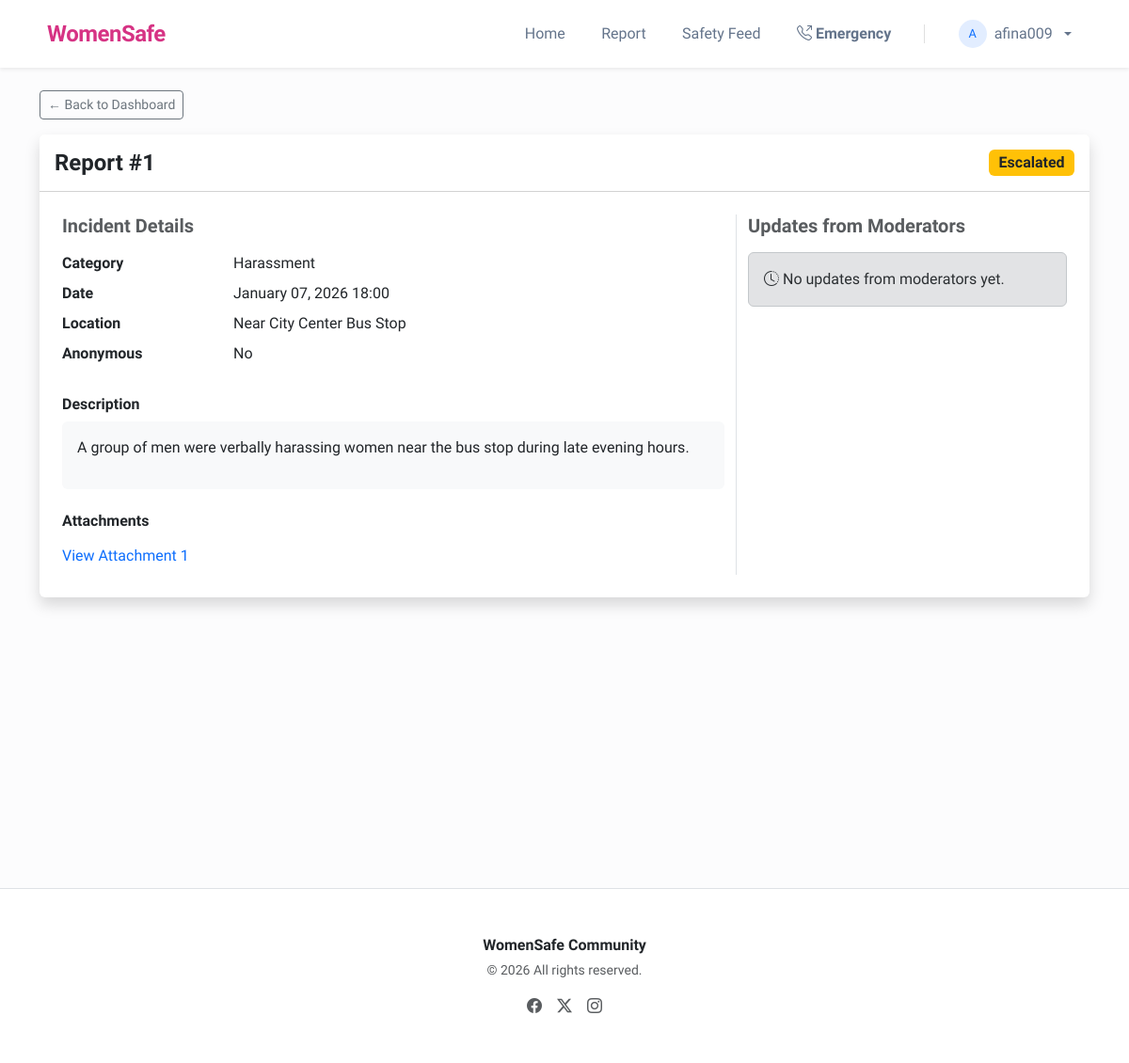
Before: /reports/report/1/ (signed in) with the older database file.
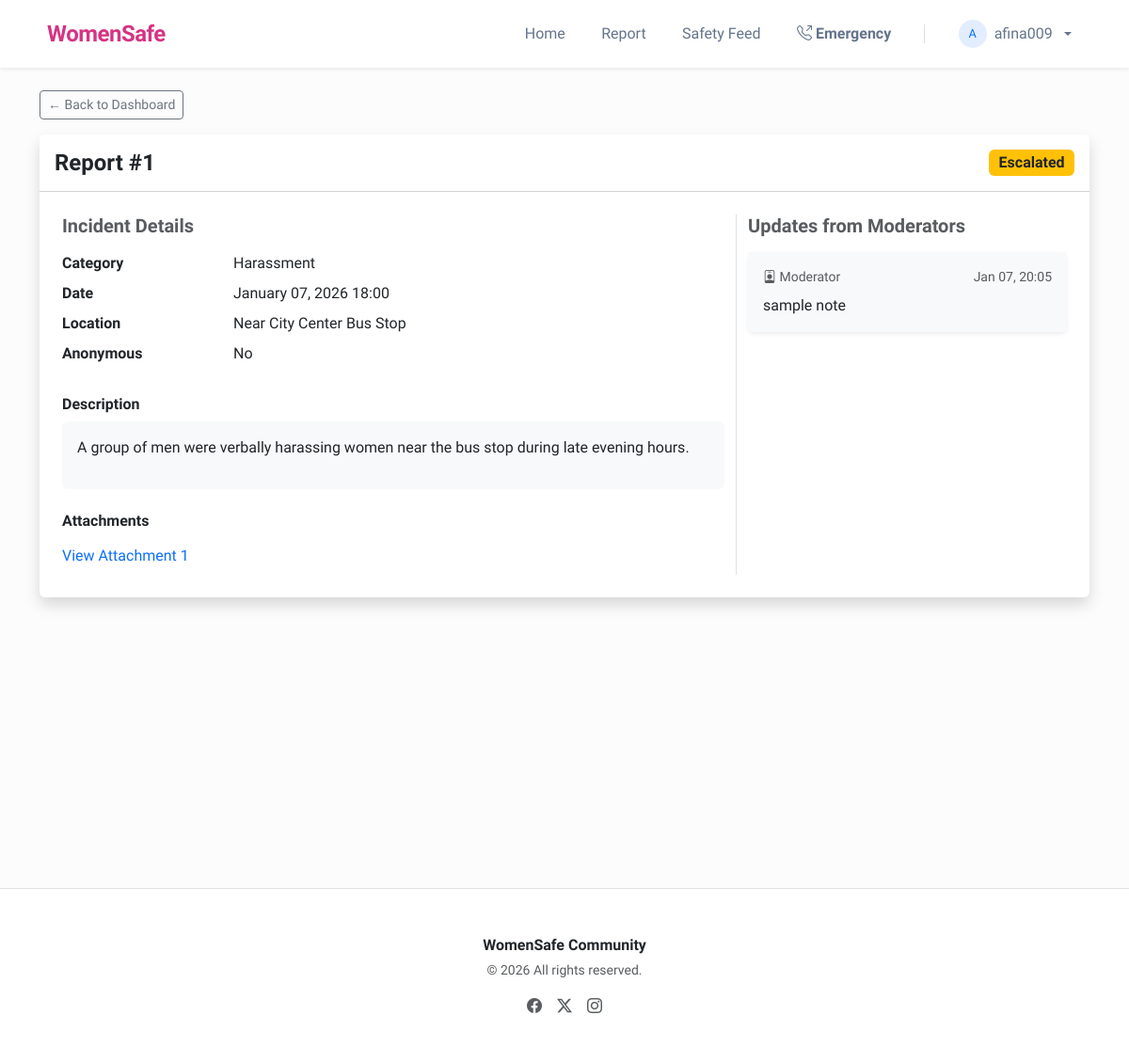
After: the same page with the newer database file.
### reports/models.py (models this page shows, shortened)
class ReportAttachment(models.Model):
    report = models.ForeignKey(Report, on_delete=models.CASCADE, related_name='attachments')
    file = models.FileField(upload_to='report_attachments/')
    uploaded_at = models.DateTimeField(auto_now_add=True)

class ReportResponse(models.Model):
    report = models.ForeignKey(Report, on_delete=models.CASCADE, related_name='responses')
    responder = models.ForeignKey(settings.AUTH_USER_MODEL, on_delete=models.SET_NULL, null=True)
    message = models.TextField()
    is_internal = models.BooleanField(default=False, help_text="If true, only visible to moderators/admins.")
    created_at = models.DateTimeField(auto_now_add=True)

### reports/views.py (the view)
# urls.py: path('report/<int:pk>/', views.report_detail, name='report_detail'),
@login_required
def report_detail(request, pk):
    report = get_object_or_404(Report, pk=pk)
    if report.user != request.user and not request.user.is_moderator:
        messages.error(request, "You do not have permission to view this report.")
        return redirect('user_dashboard')
    return render(request, 'reports/report_detail.html', {'report': report})

### templates/reports/report_detail.html (shortened to what this page needs)
{% extends 'base.html' %}
{% block content %}
<div class="row mb-3">
    <div class="col">
        <a href="{% url 'user_dashboard' %}" class="btn btn-outline-secondary btn-sm">&larr; Back to Dashboard</a>
    </div>
</div>
<div class="card shadow border-0">
    <div class="card-header bg-white py-3 d-flex justify-content-between align-items-center">
        <h4 class="mb-0 fw-bold">Report #{{ report.id }}</h4>
        <span
            class="badge bg-{% if report.status == 'resolved' %}success{% elif report.status == 'submitted' %}secondary{% else %}warning text-dark{% endif %} fs-6">
            {{ report.get_status_display }}
        </span>
    </div>
    <div class="card-body p-4">
        <div class="row">
            <div class="col-md-8">
                <h5 class="fw-bold text-muted mb-3">Incident Details</h5>
                <dl class="row">
                    <dt class="col-sm-3">Category</dt>
                    <dd class="col-sm-9">{{ report.get_category_display }}</dd>
                    <dt class="col-sm-3">Date</dt>
                    <dd class="col-sm-9">{{ report.created_at|date:"F d, Y H:i" }}</dd>
                    <dt class="col-sm-3">Location</dt>
                    <dd class="col-sm-9">{{ report.location_text }}</dd>
                    <dt class="col-sm-3">Anonymous</dt>
                    <dd class="col-sm-9">{% if report.is_anonymous %}Yes{% else %}No{% endif %}</dd>
                </dl>
                <h6 class="fw-bold mt-4">Description</h6>
                <div class="p-3 bg-light rounded text-dark">
                    {{ report.description|linebreaks }}
                </div>
                {% if report.attachments.exists %}
                <h6 class="fw-bold mt-4">Attachments</h6>
                <ul class="list-group list-group-flush">
                    {% for attachment in report.attachments.all %}
                    <li class="list-group-item bg-transparent px-0">
                        <a href="{{ attachment.file.url }}" target="_blank" class="text-decoration-none">
                            View Attachment {{ forloop.counter }}
                        </a>
                    </li>
                    {% endfor %}
                </ul>
                {% endif %}
            </div>
            <div class="col-md-4 border-start">
                <h5 class="fw-bold text-muted mb-3">Updates from Moderators</h5>
                {% if report.responses.exists %}
                {% for response in report.responses.all %}
                {% if not response.is_internal %}
                <div class="card mb-3 border-0 shadow-sm">
                    <div class="card-body bg-light">
                        <div class="d-flex justify-content-between align-items-start mb-2">
                            <small class="text-muted">
                                <i class="bi bi-person-badge"></i> Moderator
                            </small>
                            <small class="text-muted">
                                {{ response.created_at|date:"M d, H:i" }}
                            </small>
                        </div>
                        <p class="mb-0">{{ response.message }}</p>
                    </div>
                </div>
                {% endif %}
                {% endfor %}
                {% else %}
                <div class="alert alert-secondary">
                    <i class="bi bi-clock-history"></i> No updates from moderators yet.
                </div>
                {% endif %}
            </div>
        </div>
    </div>
</div>
{% endblock %}

Changed rows visible on the page:
added ReportResponse: created_at "Jan 07, 20:05", message "sample note"
Other visible differences:
text no longer shown: "No updates from moderators yet."
